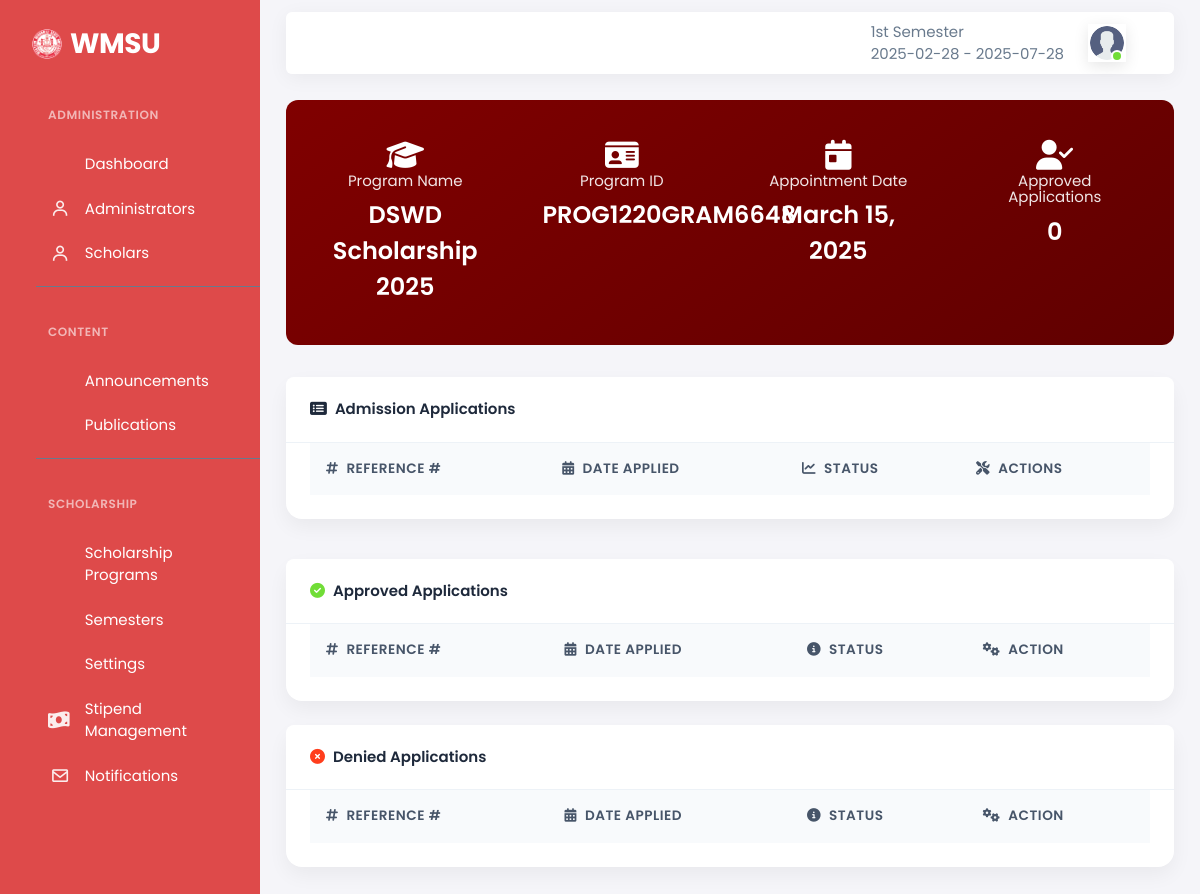
/scholars/programview.php?scholars=1 (signed in), run on the app's committed database.
### tables this page shows
CREATE TABLE `settings` (
  `settingsID` int(11) NOT NULL,
  `Logo` varchar(100) NOT NULL DEFAULT 'logo.png',
  `Name` varchar(1000) NOT NULL,
  `email` varchar(28) NOT NULL,
  `contact` varchar(80) NOT NULL,
  `address` varchar(180) NOT NULL,
  `color` varchar(28) NOT NULL,
  `description` varchar(2000) DEFAULT NULL,
  `text_color` varchar(28) NOT NULL,
  `abbreviation` varchar(28) NOT NULL,
  `hero_title` varchar(255) DEFAULT 'Transform Your Future with',
  `hero_subtitle` text DEFAULT 'Access life-changing scholarship opportunities and take control of your academic journey at.',
  `navbar_color` varchar(50) DEFAULT NULL,
  `navbar_font_color` varchar(50) DEFAULT '#2d3436'
);

CREATE TABLE `semester` (
  `semesterID` int(11) NOT NULL,
  `sememestrName` varchar(88) NOT NULL,
  `date_start` varchar(20) NOT NULL,
  `date_end` varchar(20) NOT NULL,
  `flag` int(11) NOT NULL DEFAULT 0
);

CREATE TABLE `users` (
  `userID` int(11) NOT NULL,
  `studentID` varchar(88) NOT NULL,
  `profile` varchar(88) NOT NULL DEFAULT 'logo.png',
  `cor` varchar(88) DEFAULT NULL,
  `first_name` varchar(50) NOT NULL,
  `last_name` varchar(50) NOT NULL,
  `address` varchar(50) NOT NULL,
  `contact` varchar(50) NOT NULL,
  `email` varchar(50) NOT NULL,
  `password` varchar(250) NOT NULL,
  `code` int(11) NOT NULL,
  `status` varchar(50) NOT NULL,
  `roles` int(11) NOT NULL DEFAULT 3,
  `account_verifyer` int(11) NOT NULL DEFAULT 0,
  `created_account` timestamp NOT NULL DEFAULT current_timestamp()
);

CREATE TABLE `daily_scholarship` (
  `dailyscholarshipID` int(11) NOT NULL,
  `scholarshipID` int(11) NOT NULL,
  `sectioned_date` varchar(20) NOT NULL,
  `limit_counter` int(20) NOT NULL,
  `full_status` int(20) NOT NULL,
  `limits` int(11) NOT NULL
);

CREATE TABLE `scholarship` (
  `scholarshipID` int(11) NOT NULL,
  `semesterID` int(11) NOT NULL,
  `name` varchar(100) NOT NULL,
  `date_start` varchar(28) NOT NULL,
  `date_end` varchar(28) NOT NULL,
  `description` varchar(5000) NOT NULL,
  `scholarID` varchar(28) NOT NULL,
  `limitation` int(28) NOT NULL,
  `ctrl_status` int(11) NOT NULL DEFAULT 0,
  `reinburment` varchar(28) NOT NULL,
  `reimbursement_time` enum('AM','PM') DEFAULT 'AM',
  `sector` varchar(50) NOT NULL DEFAULT 'Government',
  `validity_period` date DEFAULT NULL
);

### scholars/controls.php (called while the page is built, shortened)
<?php
require_once "../central_control.php";
$email = $_SESSION['email'];
$password = $_SESSION['password'];
if ($email != false && $password != false) {
    $stmt = $pdo->prepare("SELECT * FROM users WHERE email = :email");
    $stmt->bindParam(':email', $email);
    $stmt->execute();
    if ($stmt->execute()) {
        $fetch_info = $stmt->fetch(PDO::FETCH_ASSOC);
        $roles = $fetch_info['roles'];
    }
} else {
    header('Location: ../login.php');
}
    ?>
    <?php
$setting = $pdo->prepare("SELECT * FROM settings WHERE settingsID = 1");
$setting->execute();
$settings = $setting->fetch();
$semdetail = $pdo->prepare("SELECT * FROM semester WHERE flag = 1");
$semdetail->execute();
$semdetails = $semdetail->fetch();
$sem = $pdo->prepare("SELECT * FROM semester");
$sem->execute();
$semesters = $sem->fetchAll();
if (isset($_GET['scholars'])) {
    $scholars = $_GET['scholars'];
    $scdet = $pdo->prepare("SELECT s.name, s.scholarID, ds.sectioned_date, ds.limit_counter, ds.full_status, ds.limits from daily_scholarship ds join scholarship s on ds.scholarshipID = s.scholarshipID WHERE ds.dailyscholarshipID =:dailyscholarshipID ");
    $scdet->bindParam(":dailyscholarshipID", $scholars, PDO::PARAM_INT);
    $scdet->execute();
    $details = $scdet->fetch();
}
?>

### scholars/programview.php (the view, shortened to what this page needs)
<?php include "./head.php";
?>
<body>
  <?php include "./controls.php"; ?>
  <div class="layout-wrapper layout-content-navbar">
    <div class="layout-container">
      <?php include "./sidebar.php"; ?>
      <div class="layout-page">
        <?php include "./topbar.php"; ?>
          <link rel="stylesheet" href="https://cdnjs.cloudflare.com/ajax/libs/font-awesome/6.4.0/css/all.min.css">
        <div class="content-wrapper">
          <div class="container-xxl flex-grow-1 container-p-y">
            <div class="row">
              <div class="col-sm-12 mb-3">
                <div class="stats-card">
                  <div class="row">
                    <div class="col-md-3">
                      <div class="stat-item">
                        <i class="fas fa-graduation-cap fa-2x"></i>
                        <h6>Program Name</h6>
                        <div class="value"><?php echo $details['name'] ?></div>
                      </div>
                    </div>
                    <div class="col-md-3">
                      <div class="stat-item">
                        <i class="fas fa-id-card fa-2x"></i>
                        <h6>Program ID</h6>
                        <div class="value"><?php echo $details['scholarID'] ?></div>
                      </div>
                    </div>
                    <div class="col-md-3">
                      <div class="stat-item">
                        <i class="fas fa-calendar-day fa-2x"></i>
                        <h6>Appointment Date</h6>
                        <div class="value"><?php echo date('F d, Y', strtotime($details['sectioned_date'])) ?></div>
                      </div>
                    </div>
                    <div class="col-md-3">
                      <div class="stat-item">
                        <i class="fas fa-user-check fa-2x"></i>
                        <h6>Approved Applications</h6>
                        <div class="value"><?php echo $details['limit_counter'] ?></div>
                      </div>
                    </div>
                  </div>
                </div>
              </div>
              <div class="col-sm-12">
                <div class="card">
                  <div class="card-header">
                    <h4><i class="fas fa-list-alt me-2"></i>Admission Applications</h4>
                  </div>
                  <div class="card-body">
                    <table id="mydata2" class="display">
                      <thead>
                        <tr>
                          <th><i class="fas fa-hashtag me-2"></i>Reference #</th>
                          <th><i class="fas fa-calendar-alt me-2"></i>Date Applied</th>
                          <th><i class="fas fa-chart-line me-2"></i>Status</th>
                          <th><i class="fas fa-tools me-2"></i>Actions</th>
                        </tr>
                      </thead>
                    </table>
                  </div>
                </div>
              </div>
            </div>
            <div class="col-sm-12 mt-3">
              <div class="card">
                <div class="card-header">
                  <h4><i class="fas fa-check-circle me-2 text-success"></i>Approved Applications</h4>
                </div>
                <div class="card-body">
                  <table id="mydata1" class="display">
                    <thead>
                      <tr>
                        <th><i class="fas fa-hashtag me-2"></i>Reference #</th>
                        <th><i class="fas fa-calendar-alt me-2"></i>Date Applied</th>
                        <th><i class="fas fa-info-circle me-2"></i>Status</th>
                        <th><i class="fas fa-cogs me-2"></i>Action</th>
                      </tr>
                    </thead>
                  </table>
                </div>
              </div>
            </div>
            <div class="col-sm-12 mt-3">
              <div class="card">
                <div class="card-header">
                  <h4><i class="fas fa-times-circle me-2 text-danger"></i>Denied Applications</h4>
                </div>
                <div class="card-body">
                  <table id="mydata" class="display">
                    <thead>
                      <tr>
                        <th><i class="fas fa-hashtag me-2"></i>Reference #</th>
                        <th><i class="fas fa-calendar-alt me-2"></i>Date Applied</th>
                        <th><i class="fas fa-info-circle me-2"></i>Status</th>
                        <th><i class="fas fa-cogs me-2"></i>Action</th>
                      </tr>
                    </thead>
                  </table>
                </div>
              </div>
            </div>
          </div>
          <?php include "./footer.php"; ?>

### scholars/sidebar.php (shortened to what this page needs)
<link href="https://cdn.jsdelivr.net/npm/tailwindcss@2.2.19/dist/tailwind.min.css" rel="stylesheet">
<aside id="layout-menu" class="layout-menu menu-vertical menu"
  style="background-color: <?php echo $settings['color'] ?>">
  <div class="app-brand demo">
    <a href="system_description.php" class="app-brand-link">
      <span class="app-brand-logo demo">
        <img src="../assets/images/logo/<?php echo $settings['Logo'] ?>" alt="" class="img-fluid d-none d-sm-block"
          width="30px">
      </span>
      <span
        class="app-brand-text demo menu-text fw-bold ms-2 tcolor text-uppercase"><?php echo $settings['abbreviation'] ?></span>
    </a>
  </div>
  <ul class="menu-inner py-1">
    <?php if ($roles == 1) { ?>
      <div class="menu-header">Administration</div>
      <li class="menu-item <?php if ($a == 1) { echo "active"; } ?>">
        <a href="index.php" class="menu-link tcolor hover:shadow-sm">
          <div data-i18n="Basic">Dashboard</div>
        </a>
      </li>
      <li class="menu-item <?php if ($a == 2) { echo "active"; } ?>">
        <a href="user.php" class="menu-link tcolor hover:shadow-sm">
          <i class="menu-icon tf-icons bx bx-user"></i>
          <div data-i18n="Basic">Administrators</div>
        </a>
      </li>
      <li class="menu-item <?php if ($a == 9) { echo "active"; } ?>">
        <a href="scholars.php" class="menu-link tcolor hover:shadow-sm">
          <i class="menu-icon tf-icons bx bx-user"></i>
          <div data-i18n="Basic">Scholars</div>
        </a>
      </li>
      <div class="menu-divider"></div>
      <div class="menu-header">Content</div>
      <li class="menu-item <?php if ($a == 8) { echo "active"; } ?>">
        <a href="bulletin.php" class="menu-link tcolor hover:shadow-sm">
          <div data-i18n="Basic">Announcements</div>
        </a>
      </li>
      <li class="menu-item <?php if ($a == 7) { echo "active"; } ?>">
        <a href="publications.php" class="menu-link tcolor hover:shadow-sm">
          <div data-i18n="Basic">Publications</div>
        </a>
      </li>
      <div class="menu-divider"></div>
      <div class="menu-header">Scholarship</div>
      <li class="menu-item <?php if ($a == 3) { echo "active"; } ?>">
        <a href="scholarships.php" class="menu-link tcolor hover:shadow-sm">
          <div data-i18n="Basic">Scholarship Programs</div>
        </a>
      </li>
      <li class="menu-item <?php if ($a == 4) { echo "active"; } ?>">
        <a href="semeters.php" class="menu-link tcolor hover:shadow-sm">
          <div data-i18n="Basic">Semesters</div>
        </a>
      </li>
      <li class="menu-item <?php if ($a == 5) { echo "active"; } ?>">
        <a href="settings.php" class="menu-link tcolor hover:shadow-sm">
          <div data-i18n="Basic">Settings</div>
        </a>
      </li>
      <?php if ($roles != 3): ?>
        <li class="menu-item">
          <a href="stipend_management.php" class="menu-link tcolor hover:shadow-sm">
            <i class="menu-icon tf-icons fas fa-money-bill-wave"></i>
            <div data-i18n="Analytics">Stipend Management</div>
          </a>
        </li>
      <?php endif; ?>
      <?php if ($roles == 1 || $roles == 2): ?>
        <li class="menu-item">
          <a href="test_notification.php" class="menu-link tcolor hover:shadow-sm">
            <i class="menu-icon tf-icons bx bx-envelope"></i>
            <div data-i18n="Test Notifications">Notifications</div>
          </a>
        </li>
      <?php endif; ?>
    <?php } ?>
  </ul>
</aside>

### scholars/topbar.php (shortened to what this page needs)
<nav class="layout-navbar container-xxl navbar navbar-expand-xl navbar-detached align-items-center bg-navbar-theme "
            id="layout-navbar">
            <div class="navbar-nav-right d-flex align-items-center" id="navbar-collapse">
              <ul class="navbar-nav flex-row align-items-center ms-auto">
                <li><?php echo $semdetails['sememestrName']."<br> ".$semdetails['date_start']." - ".$semdetails['date_end']?></li>
                <li class="nav-item navbar-dropdown dropdown-user dropdown">
                  <a class="nav-link dropdown-toggle hide-arrow" href="javascript:void(0);" data-bs-toggle="dropdown">
                    <div class="avatar avatar-online">
                      <img src="../assets/images/profile/<?php echo $fetch_info['profile']?>" alt class="w-px-40 h-auto rounded-circle" />
                    </div>
                  </a>
                </li>
              </ul>
            </div>
          </nav>

### assets/css/demo.css (style rules this page uses)
.menu .app-brand.demo { height: 64px; margin-top: 12px; }
.app-brand-text.demo { font-size: 1.75rem; letter-spacing: -0.5px; text-transform: lowercase; }

### scholars/topbar.php (style rules this page uses)
.layout-navbar { font-family: 'Poppins', sans-serif; backdrop-filter: blur(10px); background: rgba(255, 255, 255, 0.95) !important; box-shadow: 0 4px 20px rgba(0, 0, 0, 0.05); }
.navbar-nav { gap: 1rem; }
.avatar { border: 2px solid #fff; box-shadow: 0 4px 15px rgba(0, 0, 0, 0.1); transition: transform 0.3s ease; }
.navbar-nav-right { max-width: 400px; margin-left: auto; padding: 0 1rem; }

### scholars/programview.php (style rules this page uses)
body { font-family: 'Poppins', sans-serif; }
.card { border: none; border-radius: 16px; box-shadow: 0 8px 20px rgba(0, 0, 0, 0.05); transition: transform 0.3s ease; margin-bottom: 1.5rem; }
.card-header { background: #fff; border-bottom: 1px solid #edf2f7; padding: 1.5rem; }
.card-header h2, .card-header h4 { color: #1e293b; font-weight: 600; margin: 0; }
.card-body { padding: 1.5rem; }
#mydata, #mydata1, #mydata2 { width: 100% !important; border-collapse: separate; border-spacing: 0; }
table thead th { background: #f8fafc !important; font-weight: 600; color: #475569; text-transform: uppercase; font-size: 0.85rem; letter-spacing: 0.5px; padding: 1rem !important; }
.stats-card { background: linear-gradient(145deg, #800000, #600000); color: white; padding: 1.5rem; border-radius: 12px; margin-bottom: 1rem; }
.stats-card h6 { color: rgba(255, 255, 255, 0.9); margin-bottom: 0.5rem; }
.stats-card .value { font-size: 1.5rem; font-weight: 600; }
.stat-item { text-align: center; padding: 1rem; }
.stat-item h6 { color: rgba(255, 255, 255, 0.9); margin-bottom: 0.5rem; }
.stat-item .value { font-size: 1.5rem; font-weight: 600; }

### data on the page
settings: Logo (picture), abbreviation "WMSU"
semester: sememestrName "1st Semester", date_start "2025-02-28", date_end "2025-07-28"
users: profile (picture)
daily_scholarship: scholarship.name "DSWD Scholarship 2025", scholarship.scholarID "PROG1220GRAM6648", sectioned_date "March 15, 2025", limit_counter "0"
